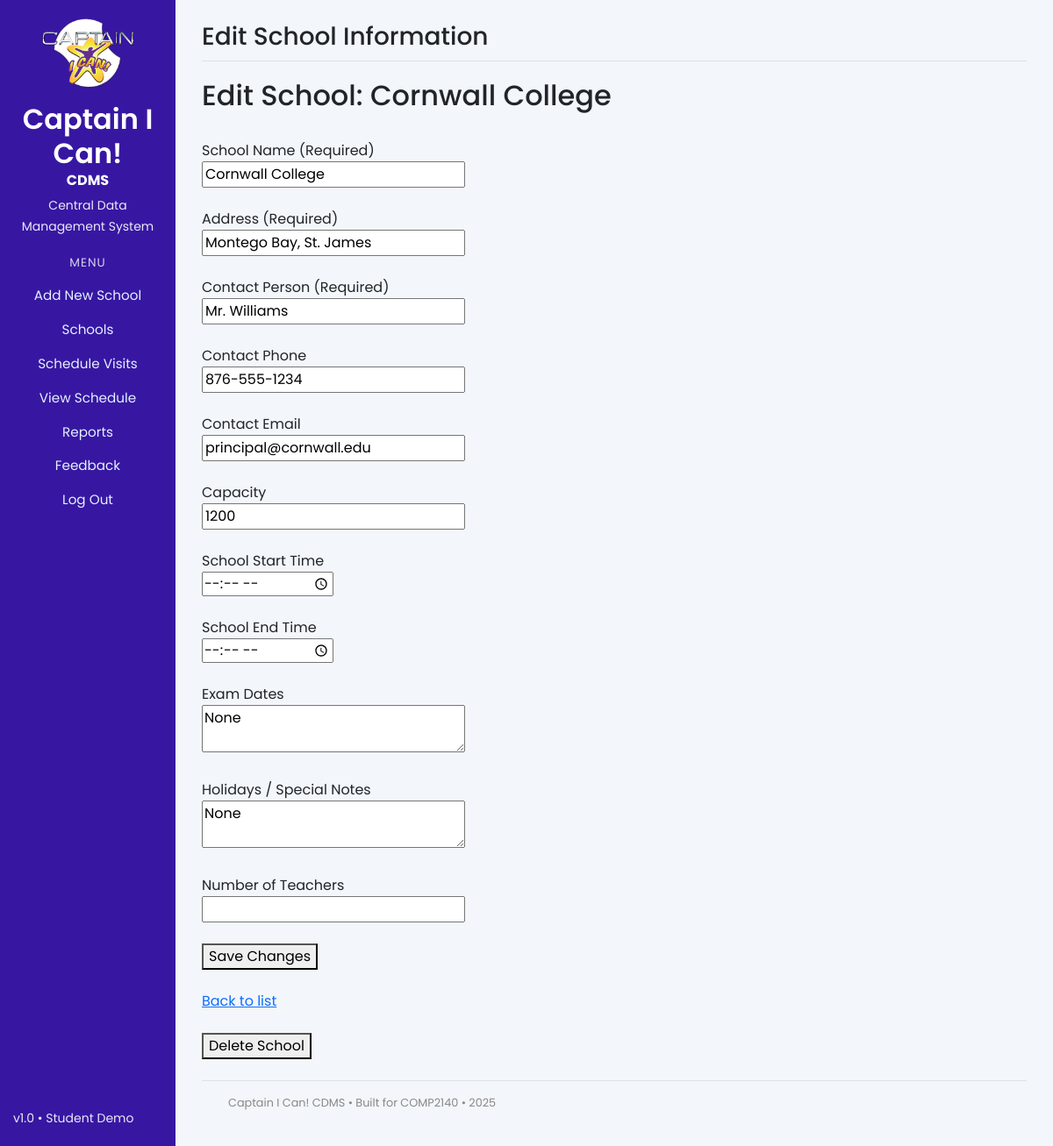
The app's page /schools/2/edit (signed in) with its own data.
### app.py (models this page shows)
class School(db.Model):
    __tablename__ = "schools"  # match your existing SQLite table name
    id = db.Column(db.Integer, primary_key=True)
    name = db.Column(db.String(150), nullable=False)
    capacity = db.Column(db.Integer)
    location = db.Column(db.String(200), nullable=False)
    contact_person = db.Column(db.String(100))
    start_time = db.Column(db.String(20))
    end_time = db.Column(db.String(20))
    exam_dates = db.Column(db.String(255))   # simple for now
    holidays = db.Column(db.String(255))
    num_teachers = db.Column(db.Integer)
    visits = db.relationship('Visit', backref='school', lazy=True)

### app.py (the view, shortened to what this page needs)
@app.route("/schools/<int:school_id>/edit", methods=["GET", "POST"])
@login_required  # ADDED
def edit_school(school_id):
    conn = get_db_connection()
    cursor = conn.cursor()
    cursor.execute("SELECT * FROM schools WHERE id = ?", (school_id,))
    school = cursor.fetchone()
    if school is None:
        conn.close()
        flash("School not found.", "error")
        return redirect(url_for("list_schools"))
    conn.close()
    return render_template(
        "edit_school.html",
        school=school,
        form_data=school,
        errors={},
    )

### app.py (called while the page is built)
def login_required(f):
    @wraps(f)
    def decorated_function(*args, **kwargs):
        if 'logged_in' not in session:
            flash('Please log in to access this page.', 'error')
            return redirect(url_for('login'))
        return f(*args, **kwargs)
    return decorated_function

def get_db_connection():
    conn = sqlite3.connect(DATABASE)
    conn.row_factory = sqlite3.Row  # allows column names
    return conn

### templates/edit_school.html (shortened to what this page needs)
{% extends "base.html" %}
{% block page_title %}Edit School Information{% endblock %}
{% block content %}
<h2>Edit School: {{ school['name'] }}</h2>
<form method="post">
    <br>
    <label>School Name (Required)</label><br>
    <input type="text" name="name" value="{{ form_data.name }}" style="width:300px;">
    <br><br>
    <label>Address (Required)</label><br>
    <input type="text" name="address" value="{{ form_data.address }}" style="width:300px;">
    <br><br>
    <label>Contact Person (Required)</label><br>
    <input type="text" name="contact_person" value="{{ form_data.contact_person }}" style="width:300px;">
    <br><br>
    <label>Contact Phone</label><br>
    <input type="text" name="contact_phone" value="{{ form_data.contact_phone }}" style="width:300px;">
    <br><br>
    <label>Contact Email</label><br>
    <input type="email" name="contact_email" value="{{ form_data.contact_email }}" style="width:300px;">
    <br><br>
    <label>Capacity</label><br>
    <input type="number" name="capacity" value="{{ form_data.capacity }}" style="width:300px;">
    <br><br>
    <label>School Start Time</label><br>
    <input type="time" name="start_time"
           value="{{ form_data.start_time }}" style="width:150px;">
    <br><br>
    <label>School End Time</label><br>
    <input type="time" name="end_time"
           value="{{ form_data.end_time }}" style="width:150px;">
    <br><br>
    <label>Exam Dates</label><br>
    <textarea name="exam_dates" rows="2" style="width:300px;">{{ form_data.exam_dates }}</textarea>
    <br><br>
    <label>Holidays / Special Notes</label><br>
    <textarea name="holidays" rows="2" style="width:300px;">{{ form_data.holidays }}</textarea>
    <br><br>
    <label>Number of Teachers</label><br>
    <input type="number" name="num_teachers" value="{{ form_data.num_teachers }}" style="width:300px;">
    <br><br>
    <button type="submit">Save Changes</button>
    <br><br>
    <a href="{{ url_for('list_schools') }}">Back to list</a>
</form>
<form method="post"
      action="{{ url_for('delete_school', school_id=school['id']) }}"
      onsubmit="return confirm('Are you sure you want to delete this school?');">
    <br>
    <button type="submit">Delete School</button>
</form>
{% endblock %}

### templates/base.html (style rules this page uses)
body { background-color: #f3f6fa; font-family: 'Poppins', sans-serif; }

### records on screen
School: name "Cornwall College", address "Montego Bay, St. James", contact_person "Mr. Williams", contact_phone "876-555-1234", contact_email "principal@cornwall.edu", capacity "1200", exam_dates "None", holidays "None"

### other values on screen
{{ 2025 }} "2025"
